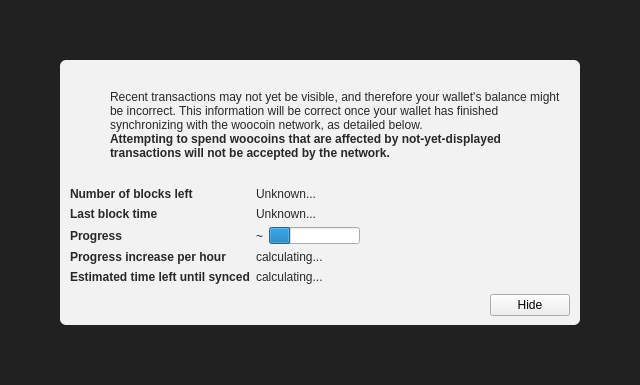
<?xml version="1.0" encoding="UTF-8"?>
<ui version="4.0">
 <class>ModalOverlay</class>
 <widget class="ModalOverlay" name="ModalOverlay">
  <property name="geometry">
   <rect>
    <x>0</x>
    <y>0</y>
    <width>640</width>
    <height>385</height>
   </rect>
  </property>
  <property name="windowTitle">
   <string>Form</string>
  </property>
  <layout class="QVBoxLayout" name="verticalLayout" stretch="0">
   <property name="sizeConstraint">
    <enum>QLayout::SetDefaultConstraint</enum>
   </property>
   <property name="leftMargin">
    <number>0</number>
   </property>
   <property name="topMargin">
    <number>0</number>
   </property>
   <property name="rightMargin">
    <number>0</number>
   </property>
   <property name="bottomMargin">
    <number>0</number>
   </property>
   <item>
    <widget class="QWidget" name="bgWidget" native="true">
     <property name="styleSheet">
      <string notr="true">#bgWidget { background: rgba(0,0,0,220); }</string>
     </property>
     <layout class="QVBoxLayout" name="verticalLayoutMain" stretch="1">
      <property name="leftMargin">
       <number>60</number>
      </property>
      <property name="topMargin">
       <number>60</number>
      </property>
      <property name="rightMargin">
       <number>60</number>
      </property>
      <property name="bottomMargin">
       <number>60</number>
      </property>
      <item>
       <widget class="QWidget" name="contentWidget" native="true">
        <property name="styleSheet">
         <string notr="true">#contentWidget { background: rgba(255,255,255,240); border-radius: 6px; }

QLabel { color: rgb(40,40,40);  }</string>
        </property>
        <layout class="QVBoxLayout" name="verticalLayoutSub" stretch="1,0,0,0">
         <property name="spacing">
          <number>0</number>
         </property>
         <property name="leftMargin">
          <number>10</number>
         </property>
         <property name="topMargin">
          <number>10</number>
         </property>
         <property name="rightMargin">
          <number>10</number>
         </property>
         <property name="bottomMargin">
          <number>10</number>
         </property>
         <item>
          <layout class="QHBoxLayout" name="horizontalLayoutIconText" stretch="0,1">
           <property name="topMargin">
            <number>20</number>
           </property>
           <item>
            <layout class="QVBoxLayout" name="verticalLayoutIcon">
             <property name="leftMargin">
              <number>0</number>
             </property>
             <item>
              <widget class="QPushButton" name="warningIcon">
               <property name="enabled">
                <bool>false</bool>
               </property>
               <property name="text">
                <string/>
               </property>
               <property name="icon">
                <iconset>
                 <normaloff>:/icons/warning</normaloff>
                 <disabledoff>:/icons/warning</disabledoff>:/icons/warning</iconset>
               </property>
               <property name="iconSize">
                <size>
                 <width>48</width>
                 <height>48</height>
                </size>
               </property>
               <property name="flat">
                <bool>true</bool>
               </property>
              </widget>
             </item>
             <item>
              <spacer name="verticalSpacerWarningIcon">
               <property name="orientation">
                <enum>Qt::Vertical</enum>
               </property>
               <property name="sizeHint" stdset="0">
                <size>
                 <width>20</width>
                 <height>40</height>
                </size>
               </property>
              </spacer>
             </item>
            </layout>
           </item>
           <item>
            <layout class="QVBoxLayout" name="verticalLayoutInfoText">
             <property name="leftMargin">
              <number>0</number>
             </property>
             <property name="topMargin">
              <number>0</number>
             </property>
             <item>
              <widget class="QLabel" name="infoText">
               <property name="text">
                <string>Recent transactions may not yet be visible, and therefore your wallet's balance might be incorrect. This information will be correct once your wallet has finished synchronizing with the woocoin network, as detailed below.</string>
               </property>
               <property name="textFormat">
                <enum>Qt::RichText</enum>
               </property>
               <property name="wordWrap">
                <bool>true</bool>
               </property>
              </widget>
             </item>
             <item>
              <widget class="QLabel" name="infoTextStrong">
               <property name="font">
                <font>
                 <weight>75</weight>
                 <bold>true</bold>
                </font>
               </property>
               <property name="text">
                <string>Attempting to spend woocoins that are affected by not-yet-displayed transactions will not be accepted by the network.</string>
               </property>
               <property name="textFormat">
                <enum>Qt::RichText</enum>
               </property>
               <property name="wordWrap">
                <bool>true</bool>
               </property>
              </widget>
             </item>
             <item>
              <spacer name="verticalSpacerInTextSpace">
               <property name="orientation">
                <enum>Qt::Vertical</enum>
               </property>
               <property name="sizeHint" stdset="0">
                <size>
                 <width>20</width>
                 <height>40</height>
                </size>
               </property>
              </spacer>
             </item>
            </layout>
           </item>
          </layout>
         </item>
         <item>
          <spacer name="verticalSpacerAfterText">
           <property name="orientation">
            <enum>Qt::Vertical</enum>
           </property>
           <property name="sizeHint" stdset="0">
            <size>
             <width>20</width>
             <height>40</height>
            </size>
           </property>
          </spacer>
         </item>
         <item>
          <layout class="QFormLayout" name="formLayout">
           <property name="fieldGrowthPolicy">
            <enum>QFormLayout::FieldsStayAtSizeHint</enum>
           </property>
           <property name="horizontalSpacing">
            <number>6</number>
           </property>
           <property name="verticalSpacing">
            <number>6</number>
           </property>
           <property name="topMargin">
            <number>10</number>
           </property>
           <item row="0" column="0">
            <widget class="QLabel" name="labelNumberOfBlocksLeft">
             <property name="font">
              <font>
               <weight>75</weight>
               <bold>true</bold>
              </font>
             </property>
             <property name="text">
              <string>Number of blocks left</string>
             </property>
            </widget>
           </item>
           <item row="0" column="1">
            <widget class="QLabel" name="numberOfBlocksLeft">
             <property name="text">
              <string>Unknown...</string>
             </property>
            </widget>
           </item>
           <item row="1" column="0">
            <widget class="QLabel" name="labelLastBlockTime">
             <property name="font">
              <font>
               <weight>75</weight>
               <bold>true</bold>
              </font>
             </property>
             <property name="text">
              <string>Last block time</string>
             </property>
            </widget>
           </item>
           <item row="1" column="1">
            <widget class="QLabel" name="newestBlockDate">
             <property name="sizePolicy">
              <sizepolicy hsizetype="Maximum" vsizetype="Preferred">
               <horstretch>0</horstretch>
               <verstretch>0</verstretch>
              </sizepolicy>
             </property>
             <property name="text">
              <string>Unknown...</string>
             </property>
            </widget>
           </item>
           <item row="2" column="0">
            <widget class="QLabel" name="labelSyncDone">
             <property name="font">
              <font>
               <weight>75</weight>
               <bold>true</bold>
              </font>
             </property>
             <property name="text">
              <string>Progress</string>
             </property>
            </widget>
           </item>
           <item row="2" column="1">
            <layout class="QHBoxLayout" name="horizontalLayoutSync" stretch="0,1">
             <item>
              <widget class="QLabel" name="percentageProgress">
               <property name="text">
                <string notr="true">~</string>
               </property>
              </widget>
             </item>
             <item>
              <widget class="QProgressBar" name="progressBar">
               <property name="value">
                <number>24</number>
               </property>
               <property name="format">
                <string/>
               </property>
              </widget>
             </item>
            </layout>
           </item>
           <item row="4" column="0">
            <widget class="QLabel" name="labelProgressIncrease">
             <property name="font">
              <font>
               <weight>75</weight>
               <bold>true</bold>
              </font>
             </property>
             <property name="text">
              <string>Progress increase per hour</string>
             </property>
            </widget>
           </item>
           <item row="4" column="1">
            <widget class="QLabel" name="progressIncreasePerH">
             <property name="text">
              <string>calculating...</string>
             </property>
            </widget>
           </item>
           <item row="5" column="0">
            <widget class="QLabel" name="labelEstimatedTimeLeft">
             <property name="font">
              <font>
               <weight>75</weight>
               <bold>true</bold>
              </font>
             </property>
             <property name="text">
              <string>Estimated time left until synced</string>
             </property>
            </widget>
           </item>
           <item row="5" column="1">
            <widget class="QLabel" name="expectedTimeLeft">
             <property name="text">
              <string>calculating...</string>
             </property>
            </widget>
           </item>
          </layout>
         </item>
         <item>
          <layout class="QHBoxLayout" name="horizontalLayoutButtons">
           <property name="leftMargin">
            <number>10</number>
           </property>
           <property name="topMargin">
            <number>10</number>
           </property>
           <item>
            <spacer name="horizontalSpacer">
             <property name="orientation">
              <enum>Qt::Horizontal</enum>
             </property>
             <property name="sizeHint" stdset="0">
              <size>
               <width>40</width>
               <height>20</height>
              </size>
             </property>
            </spacer>
           </item>
           <item>
            <widget class="QPushButton" name="closeButton">
             <property name="text">
              <string>Hide</string>
             </property>
            </widget>
           </item>
          </layout>
         </item>
        </layout>
       </widget>
      </item>
     </layout>
    </widget>
   </item>
  </layout>
 </widget>
 <customwidgets>
  <customwidget>
   <class>ModalOverlay</class>
   <extends>QWidget</extends>
   <header>qt/modaloverlay.h</header>
   <container>1</container>
  </customwidget>
 </customwidgets>
 <resources/>
 <connections/>
</ui>
